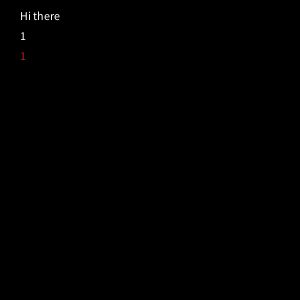
Frame 1 (no input)
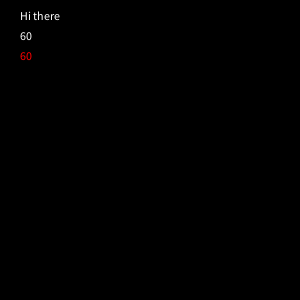
Frame 60 (the mouse pressed at the canvas centre just before this capture)
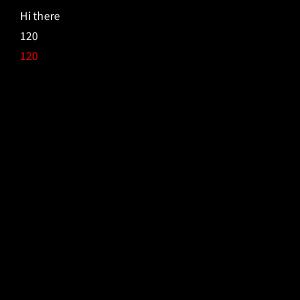
Frame 120 (the mouse held since frame 60 and released just before this capture)

The Processing sketch that drew these frames (run headless with seeded random() and noise(); from frame 60 on, the mouse is pressed at the canvas centre):

// Processing sketch: text_01
// ── text_01.pde
void setup() {
  size(300, 300);
}

void draw() {
  background(0);

  fill(255);
  text("Hi there", 20, 20);
  text(frameCount, 20, 40);
  
  fill(255, 0, 0);
  text(frameCount, 20, 60);
}
